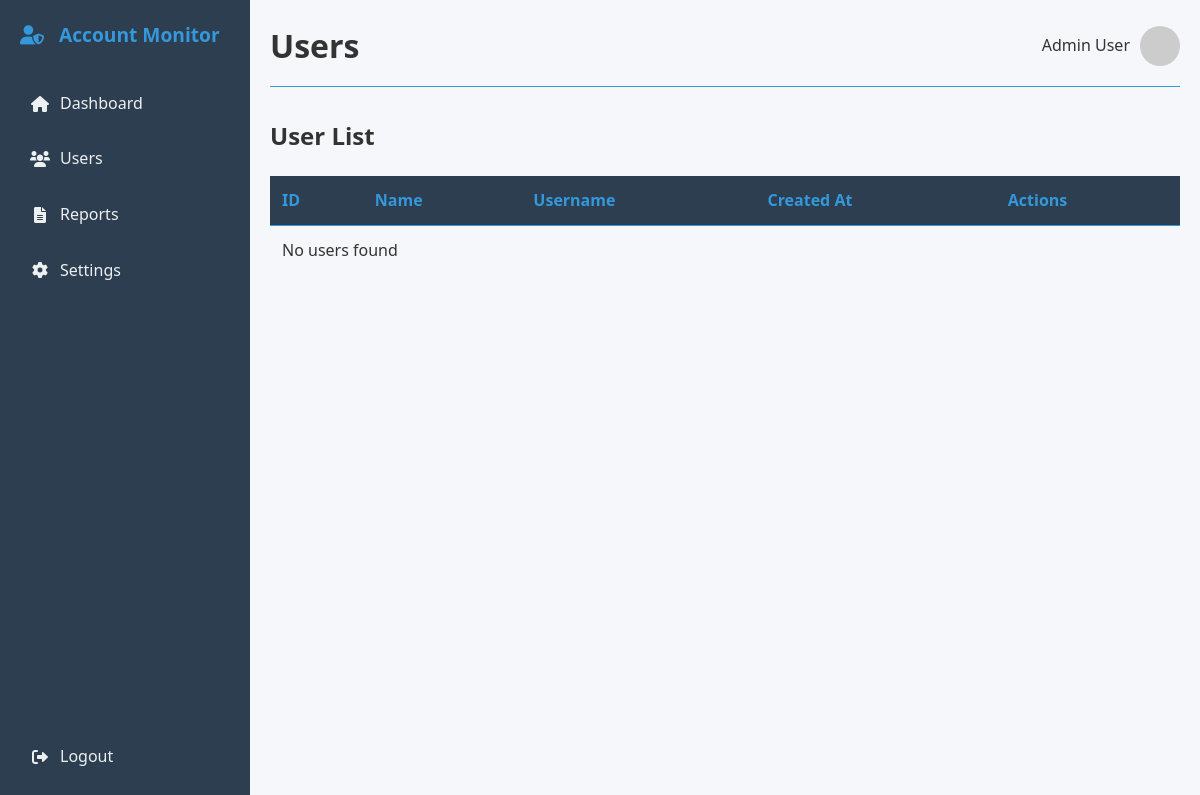
/Users.php, run on an earlier commit of the app's database.
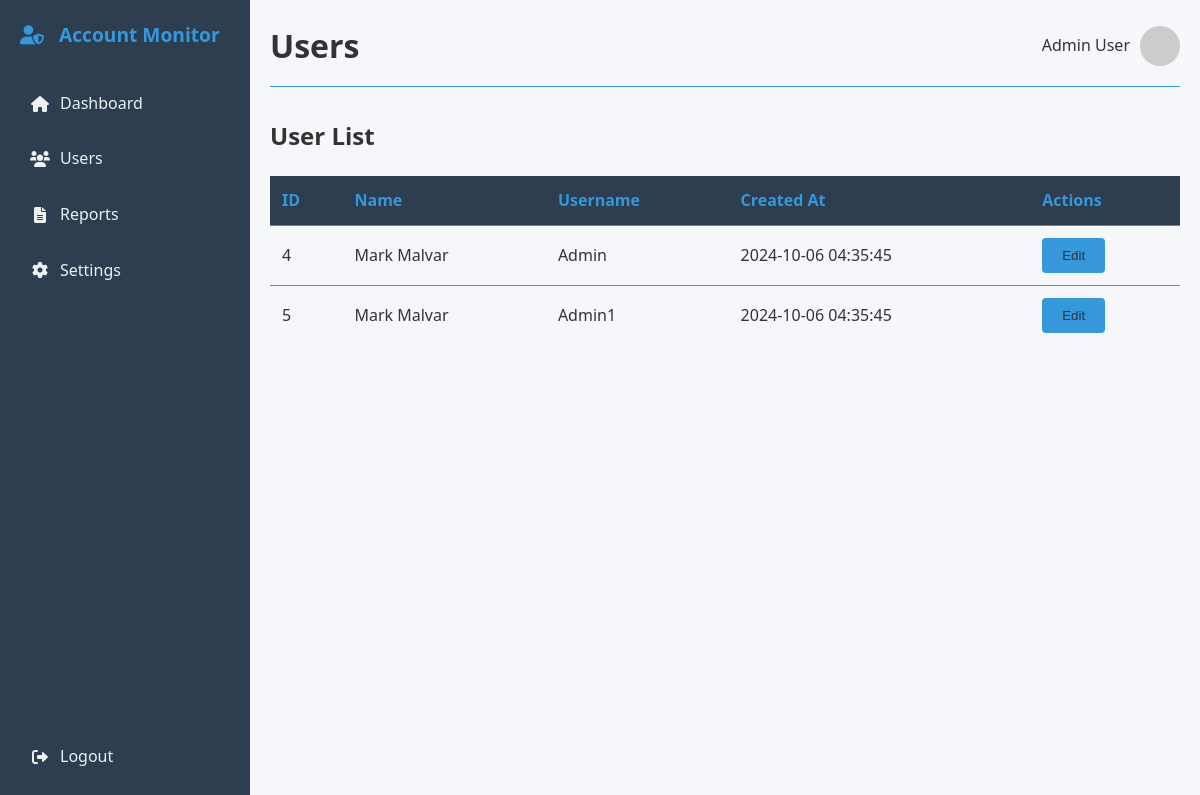
And on a later commit of the database.
### tables this page shows
CREATE TABLE `accounts` (
  `ID` int(11) NOT NULL,
  `Name` varchar(100) NOT NULL,
  `Username` varchar(100) NOT NULL,
  `Password` varchar(100) NOT NULL,
  `CreatedAt` timestamp NOT NULL DEFAULT current_timestamp() ON UPDATE current_timestamp()
);

### Users.php (the view, shortened to what this page needs)
<!DOCTYPE html>
<html lang="en">
<head>
    <link rel="stylesheet" href="DashboardStyle.css">
    <link rel="stylesheet" href="https://cdnjs.cloudflare.com/ajax/libs/font-awesome/6.0.0-beta3/css/all.min.css">
</head>
<body id="users-page"  data-page="users">
    <div class="dashboard">
        <nav class="sidebar">
            <div class="logo">
                <i class="fas fa-user-shield"></i>
                <span>Account Monitor</span>
            </div>
            <ul>
                <li><a href="Dashboard.php"><i class="fas fa-home"></i> Dashboard</a></li>
                <li><a href="Users.php"><i class="fas fa-users"></i> Users</a></li>
                <li><a href="Reports.html"><i class="fas fa-file-alt"></i> Reports</a></li>
                <li><a href="Settings.html"><i class="fas fa-cog"></i> Settings</a></li>
            </ul>
            <div class="logout-container">
                <a href="LoginForm.html" class="logout-btn"><i class="fas fa-sign-out-alt"></i> Logout</a>
            </div>
        </nav>
        <main class="content">
            <header>
                <h1>Users</h1>
                <div class="user-info">
                    <span>Admin User</span>
                    <img src="https://via.placeholder.com/40" alt="Admin" class="avatar">
                </div>
            </header>
            <div class="card user-list">
                <h2>User List</h2>
                <table>
                    <thead>
                        <tr>
                            <th>ID</th>
                            <th>Name</th>
                            <th>Username</th>
                            <th>Created At</th>
                            <th>Actions</th>
                        </tr>
                    </thead>
                    <tbody>
                        <?php
                        $host = "localhost";
                        $username = "root";
                        $password = "";
                        $database = "ccs112_login";
                        $conn = new mysqli($host, $username, $password, $database);
                        $query = "SELECT ID, Name, Username, CreatedAt FROM accounts";
                        $result = $conn->query($query);
                        if ($result->num_rows > 0) {
                            while ($user = mysqli_fetch_assoc($result)) {
                                ?>
                                <tr data-user-id="<?php echo $user['ID']; ?>">
                                    <td class="user-id"><?php echo htmlspecialchars($user['ID']); ?></td>
                                    <td class="user-name"><?php echo htmlspecialchars($user['Name']); ?></td>
                                    <td class="user-username"><?php echo htmlspecialchars($user['Username']); ?></td>
                                    <td class="user-created-at"><?php echo htmlspecialchars($user['CreatedAt']); ?></td>
                                    <td>
                                        <button onclick="loadUserDataForEdit(<?php echo $user['ID']; ?>)">Edit</button>
                                    </td>
                                </tr>
                                <?php
                            }
                        } else {
                            echo "<tr><td colspan='5'>No users found</td></tr>";
                        }
                        ?>
                    </tbody>
                </table>
            </div>
        </main>
    </div>
</body>
</html>

### DashboardStyle.css (style rules this page uses)
* { margin: 0; padding: 0; box-sizing: border-box; }
:root { --primary-color: #3498db; --primary-dark: #2980b9; --secondary-color: #2c3e50; --background-color: #f5f7fa; --text-color: #333333; --text-light: #ecf0f1; --sidebar-hover: rgba(236, 240, 241, 0.1); --sidebar-active: rgba(52, 152, 219, 0.2); --card-background: #ffffff; --border-color: #e0e0e0; --success-color: #2ecc71; --danger-color: #e74c3c; --warning-color: #f39c12; }
body { font-family: 'Segoe UI', Tahoma, Geneva, Verdana, sans-serif; background-color: var(--background-color); color: var(--text-color); line-height: 1.6; }
.dashboard { display: flex; min-height: 100vh; }
.sidebar { width: 250px; background-color: var(--secondary-color); color: var(--text-light); padding: 20px; display: flex; flex-direction: column; height: 100vh; }
.logo { color: var(--primary-color); font-weight: bold; font-size: 1.2em; margin-bottom: 30px; }
.logo i { margin-right: 10px; }
.sidebar ul { list-style-type: none; padding: 0; }
.sidebar li { margin-bottom: 10px; }
.sidebar a { color: var(--text-light); text-decoration: none; display: flex; align-items: center; padding: 10px; border-radius: 5px; transition: all 0.3s ease; }
.sidebar a i { margin-right: 10px; width: 20px; text-align: center; }
.content { flex-grow: 1; padding: 20px; }
header { display: flex; justify-content: space-between; align-items: center; margin-bottom: 30px; border-bottom: 1px solid var(--primary-color); padding-bottom: 15px; }
.user-info { display: flex; align-items: center; }
.avatar { width: 40px; height: 40px; border-radius: 50%; margin-left: 10px; }
table { width: 100%; border-collapse: collapse; color: var(--text-color); }
th, td { text-align: left; padding: 12px; border-bottom: 1px solid #e0e0e0; }
th { background-color: var(--secondary-color); color: var(--primary-color); font-weight: bold; }
tr:last-child td { border-bottom: none; }
.user-list table { width: 100%; border-collapse: collapse; margin-top: 20px; }
.user-list th, .user-list td { padding: 12px; text-align: left; border-bottom: 1px solid var(--primary-color); }
button { background-color: var(--primary-color); color: var(--text-color); border: none; padding: 10px 20px; border-radius: 4px; cursor: pointer; transition: background-color 0.3s ease; }
.logout-container { margin-top: auto; padding-top: 20px; }
.logout-btn { display: flex; align-items: center; color: var(--text-light); text-decoration: none; padding: 10px; border-radius: 5px; transition: all 0.3s ease; }
.logout-btn i { margin-right: 10px; }

What changed in the data, as far as the page shows it:
added accounts: ID "4", Name "Mark Malvar", Username "Admin", CreatedAt "2024-10-06 04:35:45"
added accounts: ID "5", Name "Mark Malvar", Username "Admin1", CreatedAt "2024-10-06 04:35:45"
Also different on the page:
text no longer shown: "No users found"
